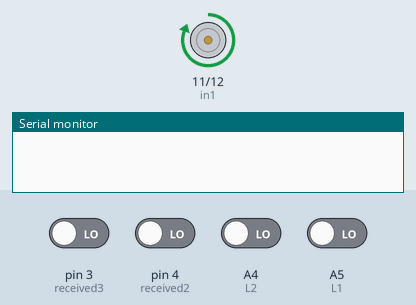
Simulated run of this sketch. Board: Arduino Uno, built with avr-gcc and run on an emulated ATmega328P. Shown: motor-driver pin pairs drawn as motors (green arrow = first pin HIGH = forward, orange = second pin HIGH = backward, longer = more drive, scaled by the enable pin), the last lines printed to the serial monitor. Inputs (shaded band) come from the test bench; at power-on: A4 (L2), A5 (L1), pin 3 (received3), pin 4 (received2) LOW.

Above: at 0.8 s.
0.9 s: A5 (L1) driven HIGH
At 2.1 s:
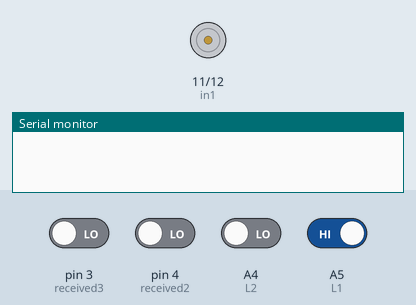
2.4 s: pin 3 (received3) driven HIGH and pin 4 (received2) driven HIGH
At 7.2 s:
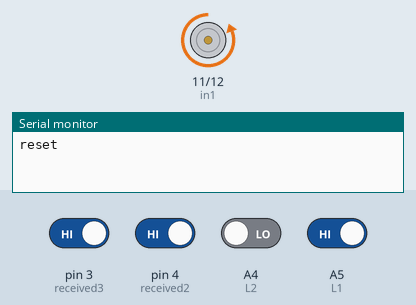
Timing chart, 0 to 14.4 s (numbered marks = the images above; inputs shaded):
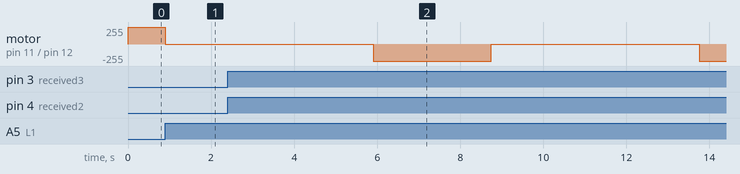

The sketch:

Lift.ino
```cpp
int L1=A5;
int L1_State;
int L2=A4;
int L2_State;
int in1 =11;
int in2 =12;
int enA =6;
int received3=3;
int received2=4;
int received2_state=0;
int received3_state=0;
int done2=0;
int done3=0;
void setup() {
  // put your setup code here, to run once:
  pinMode(L1,INPUT);
  pinMode(L2,INPUT);
  pinMode(in1,OUTPUT);
  pinMode(in2,OUTPUT);
  pinMode(enA,OUTPUT);
  pinMode(received2,INPUT);
  pinMode(received3,INPUT);
  Serial.begin(9600);
  int received3_state=digitalRead(received3);
  int received2_state=digitalRead(received2);

  while(L1_State==0){
    digitalWrite(in1,HIGH);
    digitalWrite(in2,LOW);
    digitalWrite(enA,150);
    L1_State=digitalRead(L1);
  }
  if(L1_State==1){
    digitalWrite(in1,LOW);
    digitalWrite(in2,LOW);
    digitalWrite(enA,0);
  }
  delay(3000);
  Serial.println("reset");
}

void loop() {
//   // put your main code here, to run repeatedly:
  L1_State=digitalRead(L1);
  L2_State=digitalRead(L2);
  received3_state=digitalRead(received3);
  received2_state=digitalRead(received2);

  if (received2_state==1 && done2==0){
    lift_to_2();
    delay(3000);
    Serial.println("lift to 2");
    done2=1;
  }

  if(received3_state==1 && done3==0){
    lift_to_3();
    delay(1000);
    Serial.println("lift to 3");
    done3=1;
  }

}

void lift_to_3(){
  delay(2000);
  while(L2_State==0){
    digitalWrite(in1,LOW);
    digitalWrite(in2,HIGH);
    digitalWrite(enA,150);
    L2_State=digitalRead(L2);
  }
  if(L2_State==1){
      digitalWrite(in1,LOW);
      digitalWrite(in2,LOW);
      digitalWrite(enA,0);
  }
}

void lift_to_2(){
  delay(2000);
  digitalWrite(in1,LOW);
  digitalWrite(in2,HIGH);
  digitalWrite(enA,150);
  delay(2850);
  digitalWrite(in1,LOW);
  digitalWrite(in2,LOW);
  digitalWrite(enA,0);
}

void lift_to_1(){
  delay(2000);
  while(L1_State==0){
    digitalWrite(in1,HIGH);
    digitalWrite(in2,LOW);
    digitalWrite(enA,150);
    L1_State=digitalRead(L1);
  }
  if(L1_State==1){
    digitalWrite(in1,LOW);
    digitalWrite(in2,LOW);
    digitalWrite(enA,0);
  }
}
```

Measured:
- after the input at 0.9 s, motor on pin 11 (in1) / pin 12 (in2): forward 255/255 → stopped at once
- after the input at 2.4 s, motor on pin 11 (in1) / pin 12 (in2): stopped → backward 255/255 after 3.5 s, → stopped 2.9 s later, → backward 255/255 5.0 s later
